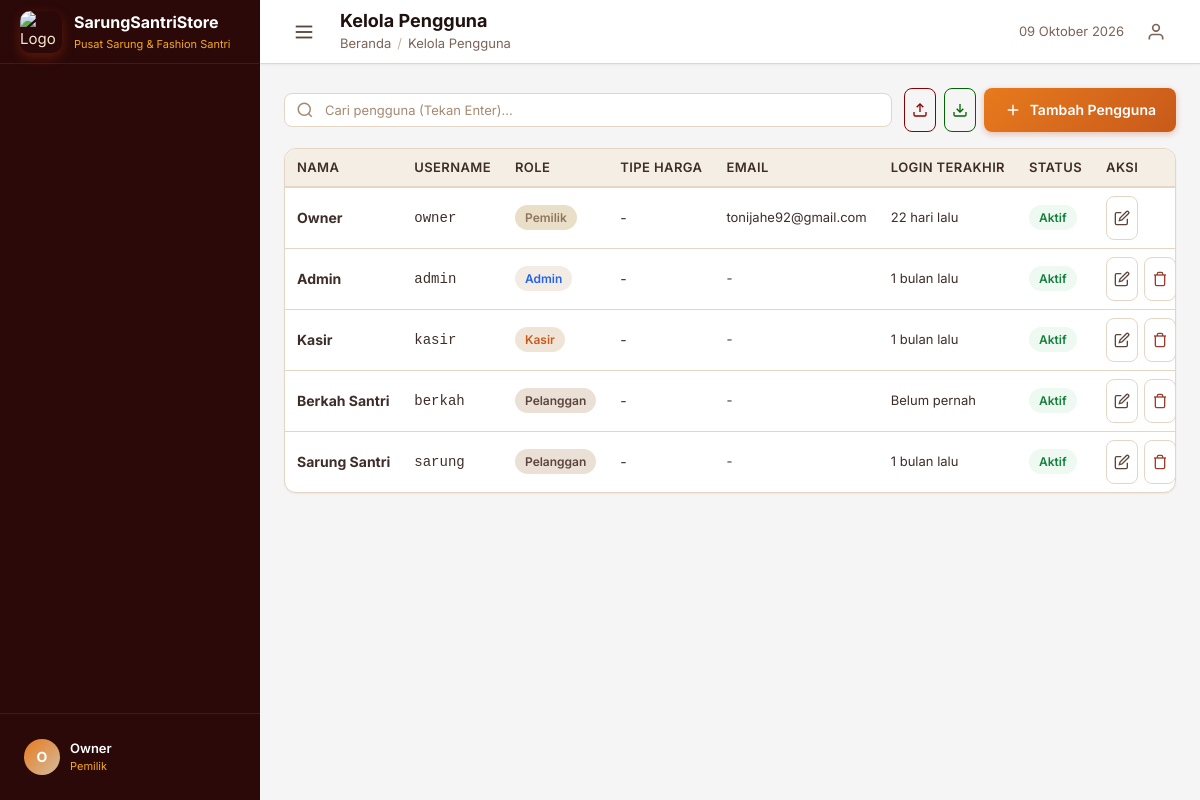
The page /admin/users.php (signed in) on the database its author committed.
### tables this page shows
CREATE TABLE `users` (
  `id` int(11) NOT NULL,
  `role_id` int(11) NOT NULL,
  `username` varchar(100) NOT NULL,
  `password_hash` varchar(255) NOT NULL,
  `full_name` varchar(150) NOT NULL,
  `email` varchar(150) DEFAULT NULL,
  `phone` varchar(20) DEFAULT NULL,
  `avatar` varchar(255) DEFAULT NULL,
  `is_active` tinyint(1) DEFAULT 1,
  `last_login` timestamp NULL DEFAULT NULL,
  `created_at` timestamp NOT NULL DEFAULT current_timestamp(),
  `updated_at` timestamp NOT NULL DEFAULT current_timestamp() ON UPDATE current_timestamp()
);

CREATE TABLE `roles` (
  `id` int(11) NOT NULL,
  `role_name` varchar(50) NOT NULL,
  `description` varchar(255) DEFAULT NULL,
  `created_at` timestamp NOT NULL DEFAULT current_timestamp()
);

### admin/users.php (the view, shortened to what the rows shown need)
<?php
require_once __DIR__ . '/../config/app.php';
$db = Database::conn();
$search = sanitize($_GET['search'] ?? '');
if ($search) {
    $stmt = $db->prepare("
        SELECT u.*, r.role_name, pt.name AS price_type_name
        FROM users u
        JOIN roles r ON u.role_id = r.id
        LEFT JOIN customers c ON c.user_id = u.id
        LEFT JOIN price_types pt ON c.price_type_id = pt.id
        WHERE u.username LIKE ? OR u.full_name LIKE ? OR u.email LIKE ?
        ORDER BY u.role_id, u.full_name
    ");
    $stmt->execute(["%$search%", "%$search%", "%$search%"]);
} else {
    $stmt = $db->query("
        SELECT u.*, r.role_name, pt.name AS price_type_name
        FROM users u
        JOIN roles r ON u.role_id = r.id
        LEFT JOIN customers c ON c.user_id = u.id
        LEFT JOIN price_types pt ON c.price_type_id = pt.id
        ORDER BY u.role_id, u.full_name
    ");
}
$users = $stmt->fetchAll();
include INCLUDES_PATH . '/header.php';
?>
<div class="card">
    <div class="card-body" style="padding:0;">
        <div class="table-responsive">
            <table class="table">
                <thead>
                    <tr>
                        <th>Nama</th>
                        <th>Username</th>
                        <th>Role</th>
                        <th>Tipe Harga</th>
                        <th>Email</th>
                        <th>Login Terakhir</th>
                        <th>Status</th>
                        <th>Aksi</th>
                    </tr>
                </thead>
                <tbody>
                    <?php foreach ($users as $u): ?>
                        <tr>
                            <td class="text-bold"><?= htmlspecialchars($u['full_name']) ?></td>
                            <td><code><?= htmlspecialchars($u['username']) ?></code></td>
                            <td>
                                <?php
                                $roleBadges = [
                                    'Pemilik' => 'badge-gold',
                                    'Admin' => 'badge-info',
                                    'Kasir' => 'badge-primary',
                                    'Pelanggan' => 'badge-gray',
                                ];
                                ?>
                                <span class="badge <?= $roleBadges[$u['role_name']] ?? 'badge-gray' ?>"><?= $u['role_name'] ?></span>
                            </td>
                            <td><?= $u['price_type_name'] ? htmlspecialchars($u['price_type_name']) : '-' ?></td>
                            <td class="text-sm"><?= htmlspecialchars($u['email'] ?: '-') ?></td>
                            <td class="text-sm text-muted"><?= $u['last_login'] ? timeAgo($u['last_login']) : 'Belum pernah' ?></td>
                            <td>
                                <?php if ($u['is_active']): ?>
                                    <span class="badge badge-success">Aktif</span>
                                <?php else: ?>
                                    <span class="badge badge-danger">Nonaktif</span>
                                <?php endif; ?>
                            </td>
                            <td>
                                <div class="actions">
                                    <?php if ($u['role_name'] !== 'Pemilik' || hasRoleId(ROLE_PEMILIK)): ?>
                                    <button class="btn btn-sm btn-outline btn-icon" title="Edit" onclick='editUser(<?= json_encode($u) ?>)'>
                                        <svg width="16" height="16" viewBox="0 0 24 24" fill="none" stroke="currentColor" stroke-width="2"><path d="M11 4H4a2 2 0 0 0-2 2v14a2 2 0 0 0 2 2h14a2 2 0 0 0 2-2v-7"/><path d="M18.5 2.5a2.121 2.121 0 0 1 3 3L12 15l-4 1 1-4 9.5-9.5z"/></svg>
                                    </button>
                                    <?php endif; ?>
                                    <?php if ($u['id'] != $_SESSION['user_id'] && ($u['role_name'] !== 'Pemilik' || hasRoleId(ROLE_PEMILIK))): ?>
                                    <form method="POST" style="display:inline" onsubmit="return confirm('Hapus permanen pengguna ini?')">
                                        <button type="submit" class="btn btn-sm btn-outline btn-icon" title="Hapus" style="color:var(--danger);">
                                            <svg width="16" height="16" viewBox="0 0 24 24" fill="none" stroke="currentColor" stroke-width="2"><polyline points="3 6 5 6 21 6"/><path d="M19 6v14a2 2 0 0 1-2 2H7a2 2 0 0 1-2-2V6m3 0V4a2 2 0 0 1 2-2h4a2 2 0 0 1 2 2v2"/></svg>
                                        </button>
                                    </form>
                                    <?php endif; ?>
                                </div>
                            </td>
                        </tr>
                    <?php endforeach; ?>
                </tbody>
            </table>
        </div>
    </div>
</div>
<?php include INCLUDES_PATH . '/footer.php'; ?>

### includes/sidebar.php (shortened to what the rows shown need)
<?php
$currentUser = getCurrentUser();
?>
<aside class="sidebar" id="sidebar">
    <div class="sidebar-footer">
        <div class="sidebar-user">
            <div class="sidebar-user-avatar">
                <?= strtoupper(substr($currentUser['full_name'] ?? 'U', 0, 1)) ?>
            </div>
            <div class="sidebar-user-info">
                <div class="sidebar-user-name"><?= htmlspecialchars($currentUser['full_name'] ?? 'User') ?></div>
                <div class="sidebar-user-role"><?= htmlspecialchars($currentUser['role_name'] ?? '') ?></div>
            </div>
        </div>
    </div>
</aside>

### rows shown on the page
users: full_name "O", full_name "Owner", username "owner", role.role_name "Pemilik", email "tonijahe92@gmail.com", last_login "22 hari lalu", is_active "Aktif"
roles: role_name "Pemilik"
users: full_name "Admin", username "admin", role.role_name "Admin", email "-", last_login "1 bulan lalu", is_active "Aktif"
users: full_name "Kasir", username "kasir", role.role_name "Kasir", email "-", last_login "1 bulan lalu", is_active "Aktif"
users: full_name "Berkah Santri", username "berkah", role.role_name "Pelanggan", email "-", shows "Belum pernah", is_active "Aktif"
users: full_name "Sarung Santri", username "sarung", role.role_name "Pelanggan", email "-", last_login "1 bulan lalu", is_active "Aktif"

### other values the page prints
APP_NAME "SarungSantriStore"
APP_TAGLINE "Pusat Sarung & Fashion Santri"
$pageTitle "Kelola Pengguna"
$crumb['label'] "Kelola Pengguna"
